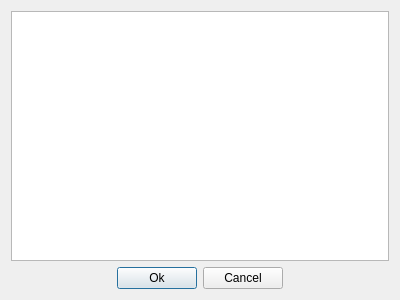
<?xml version="1.0" encoding="UTF-8"?>
<ui version="4.0">
 <class>SetLogicKindDialog</class>
 <widget class="QDialog" name="SetLogicKindDialog">
  <property name="geometry">
   <rect>
    <x>0</x>
    <y>0</y>
    <width>400</width>
    <height>300</height>
   </rect>
  </property>
  <property name="windowTitle">
   <string>Logic group selection dialog</string>
  </property>
  <layout class="QVBoxLayout" name="verticalLayout">
   <item>
    <widget class="QTreeWidget" name="treeWidget">
     <attribute name="headerVisible">
      <bool>false</bool>
     </attribute>
     <column>
      <property name="text">
       <string notr="true">1</string>
      </property>
     </column>
    </widget>
   </item>
   <item>
    <layout class="QHBoxLayout" name="horizontalLayout">
     <item>
      <spacer name="horizontalSpacer">
       <property name="orientation">
        <enum>Qt::Horizontal</enum>
       </property>
       <property name="sizeHint" stdset="0">
        <size>
         <width>40</width>
         <height>20</height>
        </size>
       </property>
      </spacer>
     </item>
     <item>
      <widget class="QPushButton" name="btnOk">
       <property name="text">
        <string>Ok</string>
       </property>
      </widget>
     </item>
     <item>
      <widget class="QPushButton" name="btnCancel">
       <property name="text">
        <string>Cancel</string>
       </property>
      </widget>
     </item>
     <item>
      <spacer name="horizontalSpacer_2">
       <property name="orientation">
        <enum>Qt::Horizontal</enum>
       </property>
       <property name="sizeHint" stdset="0">
        <size>
         <width>40</width>
         <height>20</height>
        </size>
       </property>
      </spacer>
     </item>
    </layout>
   </item>
  </layout>
 </widget>
 <resources/>
 <connections/>
</ui>
